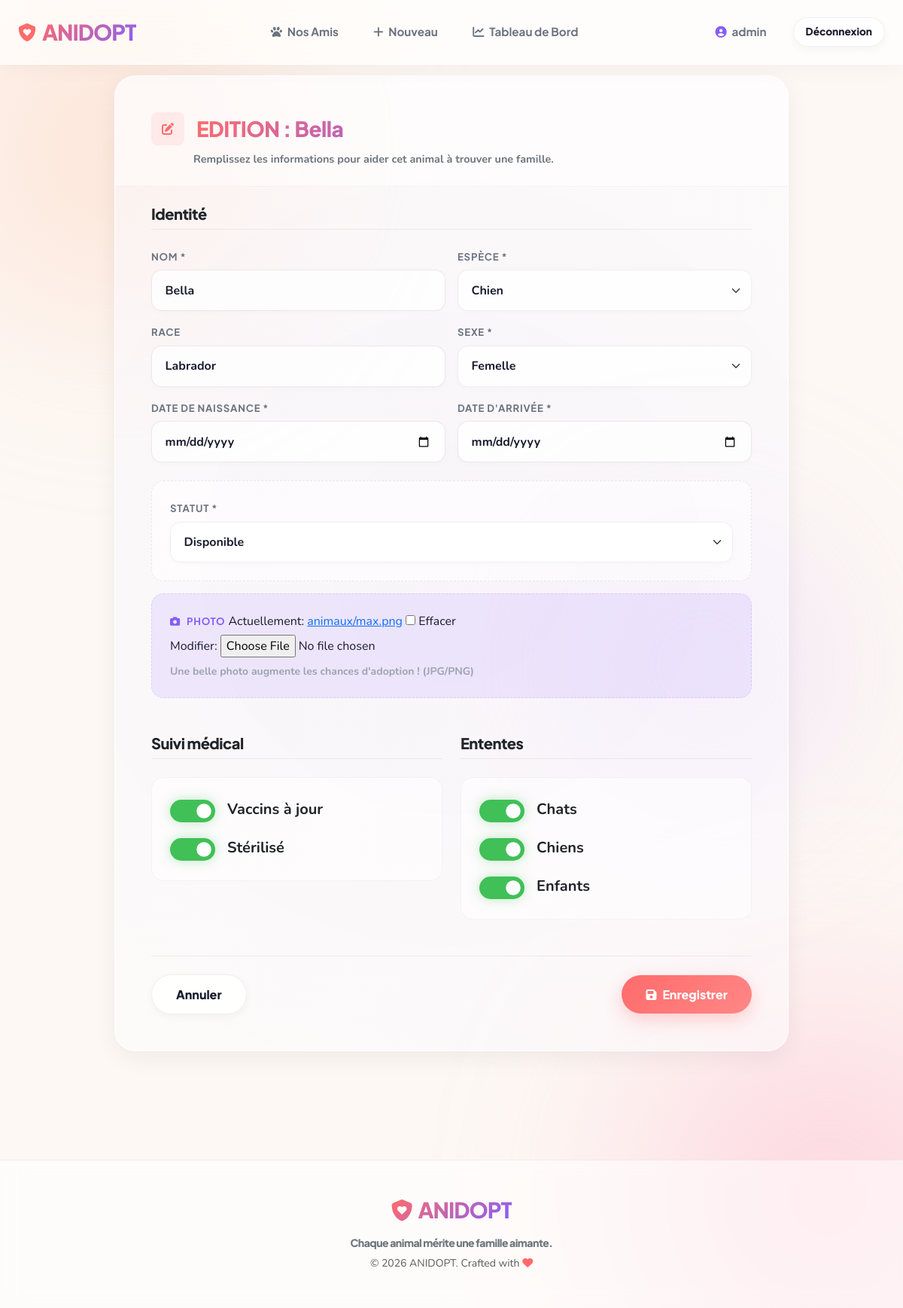
Page /animal/7/modifier/ (signed in) on the committed database.
### refuge/models.py (models this page shows, shortened)
class Animal(models.Model):
    STATUT_CHOICES = [
        ('Disponible', 'Disponible'),
        ('En soin', 'En soin'),
        ('Adopté', 'Adopté'),
        ('En famille d\'accueil', 'En famille d\'accueil'),
    ]
    SEXE_CHOICES = [
        ('M', 'Mâle'),
        ('F', 'Femelle'),
    ]
    nom = models.CharField(max_length=100, verbose_name="Nom de l'animal")
    espece = models.ForeignKey(Espece, on_delete=models.CASCADE, related_name='animaux', verbose_name="Espèce")
    race = models.CharField(max_length=100, blank=True, verbose_name="Race")
    sexe = models.CharField(max_length=1, choices=SEXE_CHOICES, default='M', verbose_name="Sexe")
    date_naissance_estimee = models.DateField(verbose_name="Date de naissance estimée")
    photo = models.ImageField(upload_to='animaux/', blank=True, null=True, verbose_name="Photo de l'animal")
    vaccine = models.BooleanField(default=False, verbose_name="Vacciné")
    sterilise = models.BooleanField(default=False, verbose_name="Stérilisé")
    compatibilite_chats = models.BooleanField(default=False, verbose_name="Entente Chats")
    compatibilite_chiens = models.BooleanField(default=False, verbose_name="Entente Chiens")
    compatibilite_enfants = models.BooleanField(default=False, verbose_name="Entente Enfants")
    statut = models.CharField(max_length=50, choices=STATUT_CHOICES, default='Disponible', verbose_name="Statut")
    date_arrivee = models.DateField(default=timezone.now, verbose_name="Date d'arrivée")
    class Meta:
        verbose_name_plural = "Animaux"

### refuge/views.py (the view)
# urls.py: path('animal/<int:pk>/modifier/', views.animal_update, name='animal_update'),
@login_required
def animal_update(request, pk):
    animal = get_object_or_404(Animal, pk=pk)
    if request.method == 'POST':
        form = AnimalForm(request.POST, request.FILES, instance=animal)
        if form.is_valid():
            form.save()
            messages.success(request, f"Les données de {animal.nom} ont été mises à jour.")
            return redirect('animal_detail', pk=animal.pk)
    else:
        form = AnimalForm(instance=animal)
    return render(request, 'refuge/animal_form.html', {'form': form, 'title': f'EDITION : {animal.nom}'})

### refuge/forms.py
class AnimalForm(forms.ModelForm):
    class Meta:
        model = Animal
        fields = '__all__'
        widgets = {
            'nom': forms.TextInput(attrs={'class': 'form-control'}),
            'espece': forms.Select(attrs={'class': 'form-select'}),
            'race': forms.TextInput(attrs={'class': 'form-control'}),
            'sexe': forms.Select(attrs={'class': 'form-select'}),
            'date_naissance_estimee': forms.DateInput(attrs={'type': 'date', 'class': 'form-control'}),
            'vaccine': forms.CheckboxInput(attrs={'class': 'form-check-input'}),
            'sterilise': forms.CheckboxInput(attrs={'class': 'form-check-input'}),
            'compatibilite_chats': forms.CheckboxInput(attrs={'class': 'form-check-input'}),
            'compatibilite_chiens': forms.CheckboxInput(attrs={'class': 'form-check-input'}),
            'compatibilite_enfants': forms.CheckboxInput(attrs={'class': 'form-check-input'}),
            'statut': forms.Select(attrs={'class': 'form-select'}),
            'date_arrivee': forms.DateInput(attrs={'type': 'date', 'class': 'form-control'}),
        }

### refuge/models.py (called while the page is built)
    def __str__(self):
        return self.nom_espece

### refuge/templates/refuge/animal_form.html (shortened to what this page needs)
{% extends 'refuge/base.html' %}
{% block content %}
<div class="row justify-content-center reveal">
    <div class="col-lg-10">
        <div class="glass-panel p-0 overflow-hidden mb-5 position-relative">
            <div class="bg-blob blob-accent"></div>
            <div style="position: relative; z-index: 1;">
            <div class="p-5 pb-4" style="background: rgba(255,255,255,0.4); border-bottom: 1.5px solid rgba(0,0,0,0.04);">
                <div class="d-flex align-items-center mb-2">
                    <div class="d-flex align-items-center justify-content-center rounded-3 me-3" style="width: 44px; height: 44px; background: var(--primary-light);">
                        <i class="fa-solid fa-pen-to-square" style="color: var(--primary);"></i>
                    </div>
                    <h1 class="fs-3 text-dark mb-0 tech-font fw-black" style="background: linear-gradient(135deg, var(--primary), var(--accent)); background-size: 200% auto; -webkit-background-clip: text; -webkit-text-fill-color: transparent; animation: shine 5s linear infinite;">{{ title }}</h1>
                </div>
                <p class="text-secondary fw-bold mt-2 mb-0 ms-5 ps-2" style="font-size: 0.9rem;">Remplissez les informations pour aider cet animal à trouver une famille.</p>
            </div>
            <div class="p-5 pt-4">
                <form method="post" enctype="multipart/form-data">
                    <div class="mb-5">
                        <h5 class="text-dark mb-4 pb-2 tech-font" style="border-bottom: 1.5px solid rgba(0,0,0,0.06);">Identité</h5>
                        <div class="row g-3">
                            <div class="col-md-6">
                                <label class="form-label">Nom *</label>
                                {{ form.nom }}
                            </div>
                            <div class="col-md-6">
                                <label class="form-label">Espèce *</label>
                                {{ form.espece }}
                            </div>
                            <div class="col-md-6">
                                <label class="form-label">Race</label>
                                {{ form.race }}
                            </div>
                            <div class="col-md-6">
                                <label class="form-label">Sexe *</label>
                                {{ form.sexe }}
                            </div>
                            <div class="col-md-6">
                                <label class="form-label">Date de naissance *</label>
                                {{ form.date_naissance_estimee }}
                            </div>
                            <div class="col-md-6">
                                <label class="form-label">Date d'arrivée *</label>
                                {{ form.date_arrivee }}
                            </div>
                            <div class="col-12">
                                <div class="p-4 rounded-4 mt-2" style="background: rgba(255,255,255,0.5); border: 1.5px dashed rgba(0,0,0,0.08);">
                                    <label class="form-label" style="color: var(--text-secondary);">Statut *</label>
                                    {{ form.statut }}
                                </div>
                            </div>
                            <div class="col-12">
                                <div class="p-4 rounded-4" style="background: var(--accent-light); border: 1.5px dashed rgba(132,94,247,0.2);">
                                    <label class="form-label" style="color: var(--accent);"><i class="fa-solid fa-camera me-2"></i>Photo</label>
                                    {{ form.photo }}
                                    <div class="small mt-2 fw-bold" style="color: var(--text-muted);">Une belle photo augmente les chances d'adoption ! (JPG/PNG)</div>
                                </div>
                            </div>
                        </div>
                    </div>
                    <div class="row g-4">
                        <div class="col-md-6">
                            <h5 class="text-dark mb-4 pb-2 tech-font" style="border-bottom: 1.5px solid rgba(0,0,0,0.06);">Suivi médical</h5>
                            <div class="p-4 rounded-4" style="background: rgba(255,255,255,0.5); border: 1.5px solid rgba(0,0,0,0.04);">
                                <div class="form-check form-switch fs-5 mb-3 d-flex align-items-center">
                                    {{ form.vaccine }}
                                    <label class="form-check-label ms-3 fw-bold text-dark" for="{{ form.vaccine.id_for_label }}">Vaccins à jour</label>
                                </div>
                                <div class="form-check form-switch fs-5 d-flex align-items-center">
                                    {{ form.sterilise }}
                                    <label class="form-check-label ms-3 fw-bold text-dark" for="{{ form.sterilise.id_for_label }}">Stérilisé</label>
                                </div>
                            </div>
                        </div>
                        <div class="col-md-6">
                            <h5 class="text-dark mb-4 pb-2 tech-font" style="border-bottom: 1.5px solid rgba(0,0,0,0.06);">Ententes</h5>
                            <div class="p-4 rounded-4" style="background: rgba(255,255,255,0.5); border: 1.5px solid rgba(0,0,0,0.04);">
                                <div class="form-check form-switch fs-5 mb-3 d-flex align-items-center">
                                    {{ form.compatibilite_chats }}
                                    <label class="form-check-label ms-3 fw-bold text-dark" for="{{ form.compatibilite_chats.id_for_label }}">Chats</label>
                                </div>
                                <div class="form-check form-switch fs-5 mb-3 d-flex align-items-center">
                                    {{ form.compatibilite_chiens }}
                                    <label class="form-check-label ms-3 fw-bold text-dark" for="{{ form.compatibilite_chiens.id_for_label }}">Chiens</label>
                                </div>
                                <div class="form-check form-switch fs-5 d-flex align-items-center">
                                    {{ form.compatibilite_enfants }}
                                    <label class="form-check-label ms-3 fw-bold text-dark" for="{{ form.compatibilite_enfants.id_for_label }}">Enfants</label>
                                </div>
                            </div>
                        </div>
                    </div>
                    <div class="d-flex justify-content-between align-items-center mt-5 pt-4" style="border-top: 1.5px solid rgba(0,0,0,0.06);">
                        <a href="javascript:history.back()" class="btn btn-outline-supreme">Annuler</a>
                        <button type="submit" class="btn btn-supreme"><i class="fa-solid fa-floppy-disk me-2"></i>Enregistrer</button>
                    </div>
                </form>
            </div>
            </div>
        </div>
    </div>
</div>
{% endblock content %}

### refuge/templates/refuge/base.html (shortened to what this page needs)
{% load static %}
<!DOCTYPE html>
<html lang="fr" data-bs-theme="light">
<head>
    <link href="https://cdn.jsdelivr.net/npm/bootstrap@5.3.0/dist/css/bootstrap.min.css" rel="stylesheet">
    <link rel="stylesheet" href="https://cdnjs.cloudflare.com/ajax/libs/font-awesome/6.4.0/css/all.min.css">
    <link rel="stylesheet" href="{% static 'css/style.css' %}">
</head>
<body>
    <div class="glow-orb orb-1"></div>
    <div class="glow-orb orb-2"></div>
    <div class="glow-orb orb-3"></div>
    <nav class="navbar navbar-expand-md fixed-top navbar-supreme">
        <div class="container-fluid px-4 py-2">
            <a class="navbar-brand d-flex align-items-center" href="{% url 'animal_list' %}">
                <i class="fa-solid fa-shield-heart me-2 fs-4" style="color: var(--primary);"></i>
                <span class="brand-text">ANIDOPT</span>
            </a>
            <div class="collapse navbar-collapse" id="navbarCollapse">
                <ul class="navbar-nav mx-auto mb-2 mb-md-0">
                    <li class="nav-item mx-1">
                        <a class="nav-link" href="{% url 'animal_list' %}"><i class="fa-solid fa-paw me-1"></i> Nos
                            Amis</a>
                    </li>
                    {% if user.is_authenticated %}
                    <li class="nav-item mx-1">
                        <a class="nav-link" href="{% url 'animal_create' %}"><i class="fa-solid fa-plus me-1"></i>
                            Nouveau</a>
                    </li>
                    <li class="nav-item mx-1">
                        <a class="nav-link" href="{% url 'dashboard' %}"><i class="fa-solid fa-chart-line me-1"></i>
                            Tableau de Bord</a>
                    </li>
                    {% endif %}
                </ul>
                <ul class="navbar-nav mb-2 mb-md-0 align-items-center">
                    {% if user.is_authenticated %}
                    <li class="nav-item me-3">
                        <span class="nav-link"><i class="fa-solid fa-circle-user me-1"
                                style="color: var(--accent);"></i> {{ user.username }}</span>
                    </li>
                    <li class="nav-item">
                        <form method="post" action="{% url 'logout' %}" class="d-inline">
                            <button type="submit" class="btn btn-outline-supreme py-2 px-3"
                                style="font-size: 0.85rem;">Déconnexion</button>
                        </form>
                    </li>
                    {% else %}
                    <li class="nav-item">
                        <a class="btn btn-supreme py-2 px-4" href="{% url 'login' %}"><i
                                class="fa-solid fa-lock me-2"></i>Espace Bénévole</a>
                    </li>
                    {% endif %}
                </ul>
            </div>
        </div>
    </nav>
    <main class="container-fluid px-4 px-lg-5 pb-5">
        <div class="container-xl">
            {% block content %}
            {% endblock content %}
        </div>
    </main>
    <footer class="mt-5 py-5" style="background: var(--bg-glass); backdrop-filter: blur(14px);">
        <div class="container text-center">
            <h4 class="mb-3 brand-text d-inline-block">
                <i class="fa-solid fa-shield-heart me-2" style="color: var(--primary);"></i>ANIDOPT
            </h4>
            <p class="text-secondary mb-1 tech-font small">Chaque animal mérite une famille aimante.</p>
            <span class="text-muted small">© 2026 ANIDOPT. Crafted with <i class="fa-solid fa-heart"
                    style="color: var(--primary);"></i></span>
        </div>
    </footer>
</body>
</html>

### rows in the picture
Animal: nom "Bella", espece "Chien", race "Labrador", sexe "Femelle", statut "Disponible", vaccine "☑", sterilise "☑", compatibilite_chats "☑", compatibilite_chiens "☑", compatibilite_enfants "☑"

### other values in the picture
{{ user.username }} "admin"
{{ title }} "EDITION : Bella"
